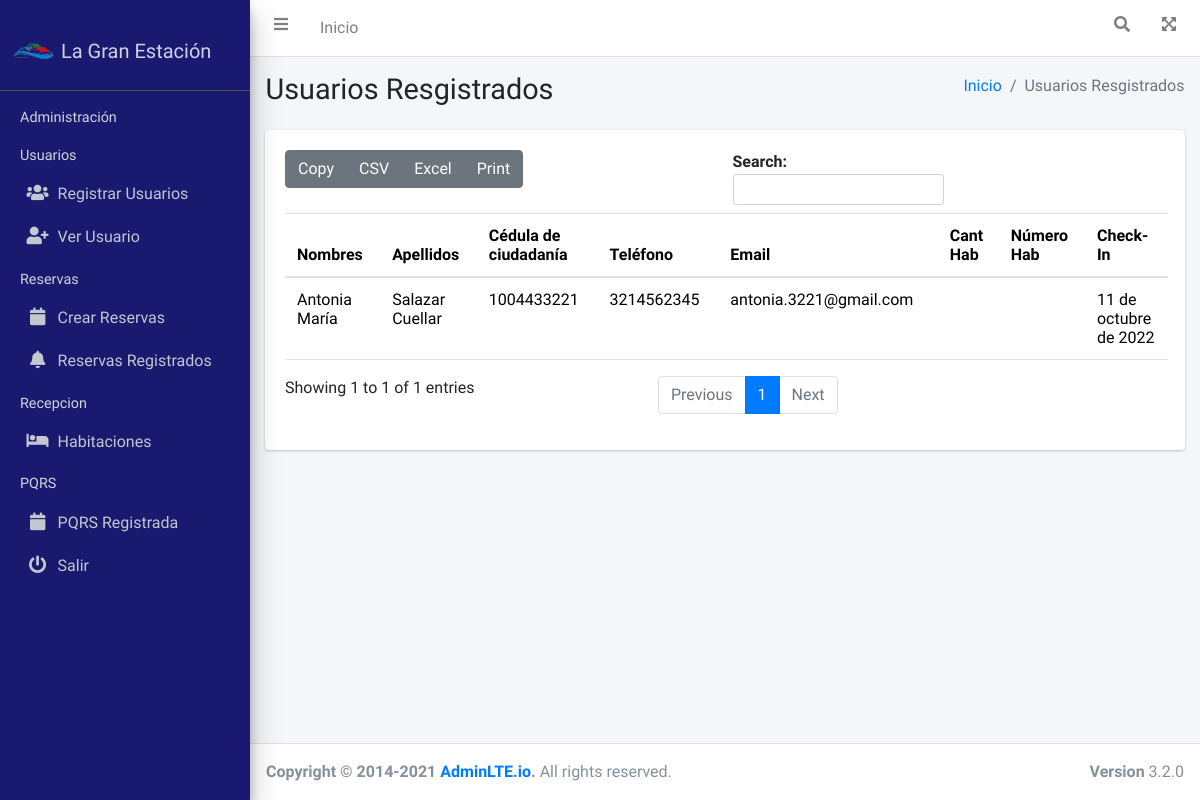
/reser/, run on an earlier commit of the app's database.
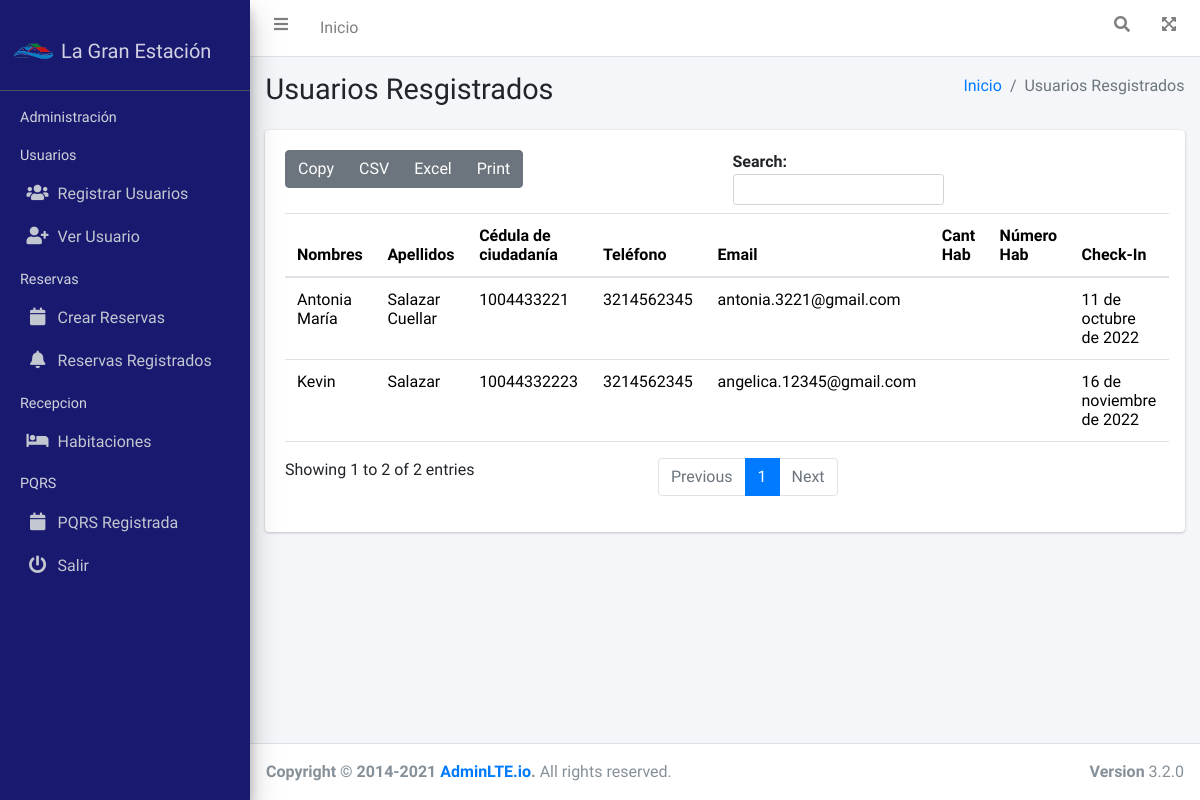
And on a later commit of the database.
### reserva/models.py (models this page shows, shortened)
class Reserva(models.Model):
    nombres=models.CharField(max_length=45, verbose_name="Nombres", blank=True)
    apellidos=models.CharField(max_length=45, verbose_name="Apellidos", blank=True)
    numeroDocumento=models.CharField(max_length=45, verbose_name="Cédula de Ciudadanía", blank=True)
    telefono=models.CharField(max_length=15, verbose_name="Teléfono", blank=True)
    correo = models.EmailField(verbose_name='Correo electrónico', null=True, blank=True)
    fechaIngreso=models.DateField(verbose_name="Check-In", help_text=u"MM/DA/AAAA",null=True, blank=True)
    fechaSalida=models.DateField(verbose_name="Check-Out", help_text=u"MM/DA/AAAA",null=True,  blank=True)
    valorReserva=models.BigIntegerField(validators=[MinValueValidator(0)], verbose_name="Valor Reserva",null=True,  blank=True)
    class metodoPago(models.TextChoices):
        Efectivo='Efectivo', _('Efectivo')
        TransferenciaBancaria='Transferencia Bancaria', _('Transferencia Bancaria')
    metodoPago=models.CharField(max_length=30, choices=metodoPago.choices, default=metodoPago.Efectivo, verbose_name="Método de Pago")
    class Estado(models.TextChoices):
        ACTIVO='1', _('Activo')
        INACTIVO='0', _('Inactivo')
    estado=models.CharField(max_length=1, choices=Estado.choices, default=Estado.ACTIVO, verbose_name="Estado")

### reserva/views.py (the view)
# urls.py: path('reser/',include('reserva.urls')),
def reserva(request):
    titulo = "Usuarios Resgistrados"
    reserva = Reserva.objects.all()
    context = {
        'titulo': titulo,
        'reserva': reserva
    }
    return render(request, 'reserva/usuario-registrado.html', context)

### General/templates/reserva/usuario-registrado.html (shortened to what this page needs)
{% extends 'partials/bodyAdmin.html' %}
{% load static %}
{% block contenido %}
<div class="container">
    <div class="card">
        <div class="card-body">
        <div id="example1_wrapper" class="dataTables_wrapper dt-bootstrap4">
            <table id="tabla-general" class="table">
                <thead>
                    <tr>
                    <th scope="col">Nombres</th>
                    <th scope="col">Apellidos</th>
                    <th scope="col">Cédula de ciudadanía</th>
                    <th scope="col">Teléfono</th>
                    <th scope="col">Email</th>
                    <th scope="col">Cant Hab</th>
                    <th scope="col">Número Hab</th>
                    <th scope="col">Check-In</th>
                </thead>
                <tbody>
                    {% for reserva in reserva  %}
                    <tr>
                        <td>{{reserva.nombres}}</td>
                        <td>{{reserva.apellidos}}</td>
                        <td>{{reserva.numeroDocumento}}</td>
                        <td>{{reserva.telefono}}</td>
                        <td>{{reserva.correo}}</td>
                        <td>{{reserva.cantidadHabitaciones}}</td>
                        <td>{{reserva.numeroHuespedes}}</td>
                        <td>{{reserva.fechaIngreso}}</td>
                    </tr>
                    {% endfor %}
                </tbody>
            </table>
        </div>
        </div>
    </div>
</div>
{% endblock contenido %}

What changed in the data, as far as the page shows it:
added Reserva: nombres "Kevin", apellidos "Salazar", numeroDocumento "10044332223", telefono "3214562345", correo "angelica.12345@gmail.com", fechaIngreso "16 de noviembre de 2022"
Also different on the page:
text written by a page script: "Copy CSV Excel Print Search: Showing 1 to 1 of 1 entries Previous 1 Next" → "Copy CSV Excel Print Search: Showing 1 to 2 of 2 entries Previous 1 Next"
